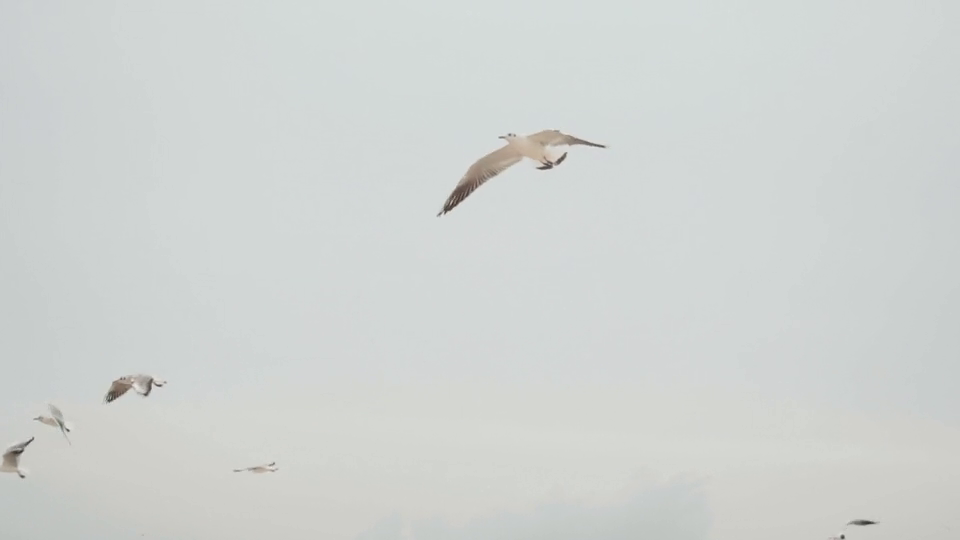
#> input picture frame 41 of videos/bird.mp4, 960 x 540 px
$ python background-subtraction-tracking.py
#> lines starting #> are read from the running program, lines starting #| are printed output that depends on the picture; after the words box and inside, x2 and y2 are one past the last pixel; in counts of white or black regions, pixels touching at a corner belong together
# import libraries
import cv2
import numpy as np

# KNN
KNN_subtractor = cv2.createBackgroundSubtractorKNN(detectShadows = True) # detectShadows=True : exclude shadow areas from the objects you detected

# MOG2
MOG2_subtractor = cv2.createBackgroundSubtractorMOG2(detectShadows = True) # exclude shadow areas from the objects you detected

# choose your subtractor
bg_subtractor=MOG2_subtractor

video_path=r"../videos/bird.mp4"
video = cv2.VideoCapture(video_path)

while True:
    ret, frame = video.read()
#> frame is the input picture: shape (540, 960, 3); mean B, G, R 209.4, 211.5, 207.6

    # Every frame is used both for calculating the foreground mask and for updating the background.
    foreground_mask = bg_subtractor.apply(frame)
#> foreground_mask: shape (540, 960); every value is 127

    # threshold if it is bigger than 240 pixel is equal to 255 if smaller pixel is equal to 0
    # create binary image , it contains only white and black pixels
    ret , treshold = cv2.threshold(foreground_mask.copy(), 120, 255,cv2.THRESH_BINARY)
#> treshold: shape (540, 960); every value is 255

    #  dilation expands or thickens regions of interest in an image.
    dilated = cv2.dilate(treshold,cv2.getStructuringElement(cv2.MORPH_ELLIPSE, (3,3)),iterations = 1)

     # find contours
    contours, hier = cv2.findContours(dilated,cv2.RETR_EXTERNAL, cv2.CHAIN_APPROX_SIMPLE)
#> contours = [[[0, 0], [0, 539], [959, 539], [959, 0]]]

    # check every contour if are exceed certain value draw bounding boxes
    for contour in contours:
        # if area exceed certain value then draw bounding boxes
        if cv2.contourArea(contour) > 150:
            (x,y,w,h) = cv2.boundingRect(contour)
            cv2.rectangle(frame, (x,y), (x+w, y+h), (255, 255, 0), 2)
#> this loop made 1 pass
#> (contour, x, y, w, h) on pass 1: ([[0, 0], [0, 539], [959, 539], [959, 0]], 0, 0, 960, 540)
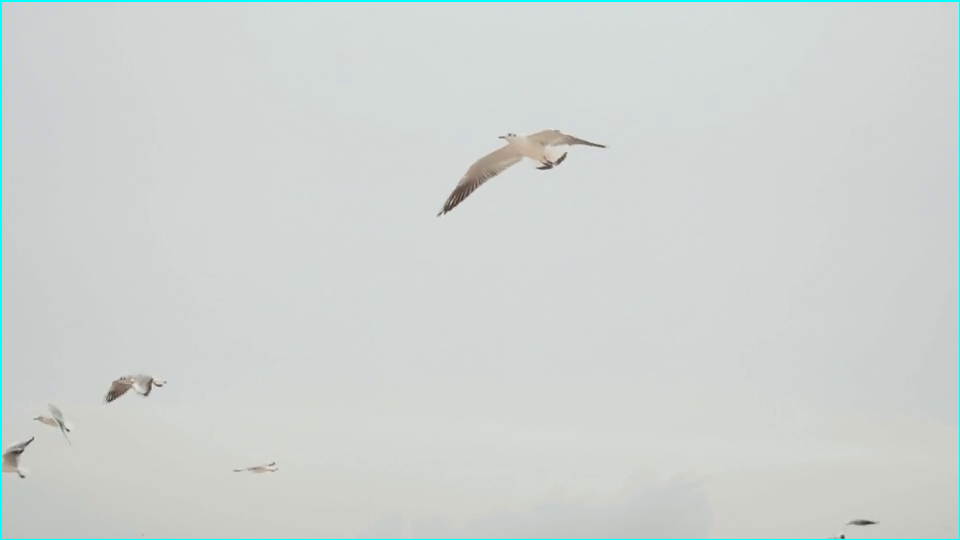
#> frame: shape (540, 960, 3); 0.87% of pixels changed, all inside (x1, y1, x2, y2) = (0, 0, 960, 540)

    cv2.imshow("Subtractor", foreground_mask)
    cv2.imshow("threshold", treshold)
    cv2.imshow("detection", frame)

    if cv2.waitKey(30) & 0xff == 27:
#> (key Esc is pressed here)
        break

video.release()
cv2.destroyAllWindows()

$ run again, starting later in the video
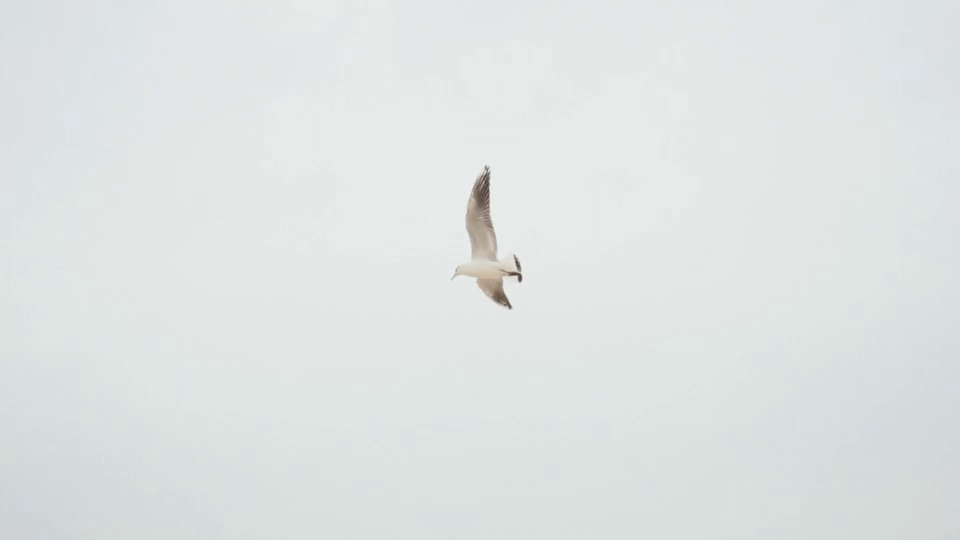
#> input picture frame 184 of videos/bird.mp4, 960 x 540 px
#> frame is the input picture: shape (540, 960, 3); mean B, G, R 227.4, 228, 222.5
#> foreground_mask: shape (540, 960); every value is 127
#> treshold: shape (540, 960); every value is 255
#> contours = [[[0, 0], [0, 539], [959, 539], [959, 0]]]
#> the loop `for contour in contours:` made 1 pass
#> (contour, x, y, w, h) on pass 1: ([[0, 0], [0, 539], [959, 539], [959, 0]], 0, 0, 960, 540)
#> after the loop `for contour in contours:`:
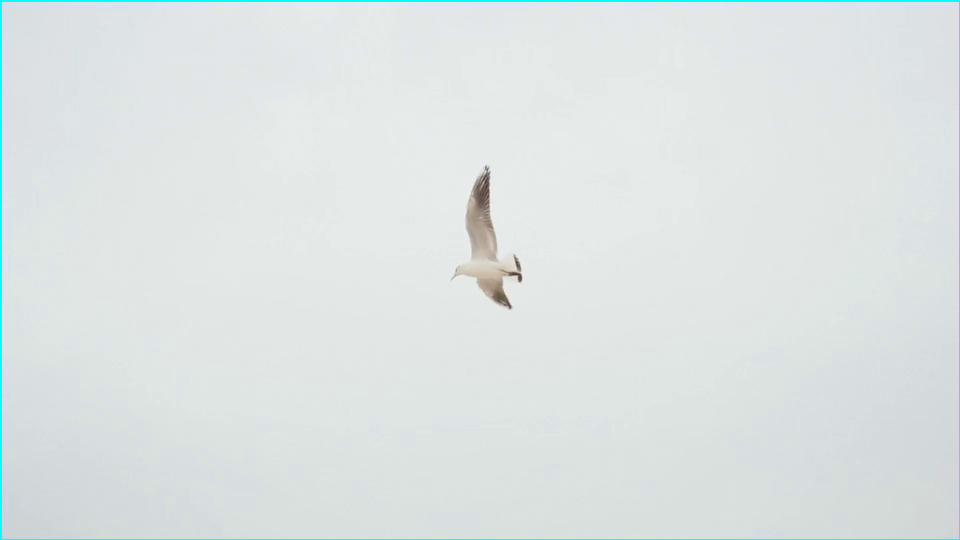
#> frame: shape (540, 960, 3); 0.87% of pixels changed, all inside (x1, y1, x2, y2) = (0, 0, 960, 540)

$ run again, starting later in the video
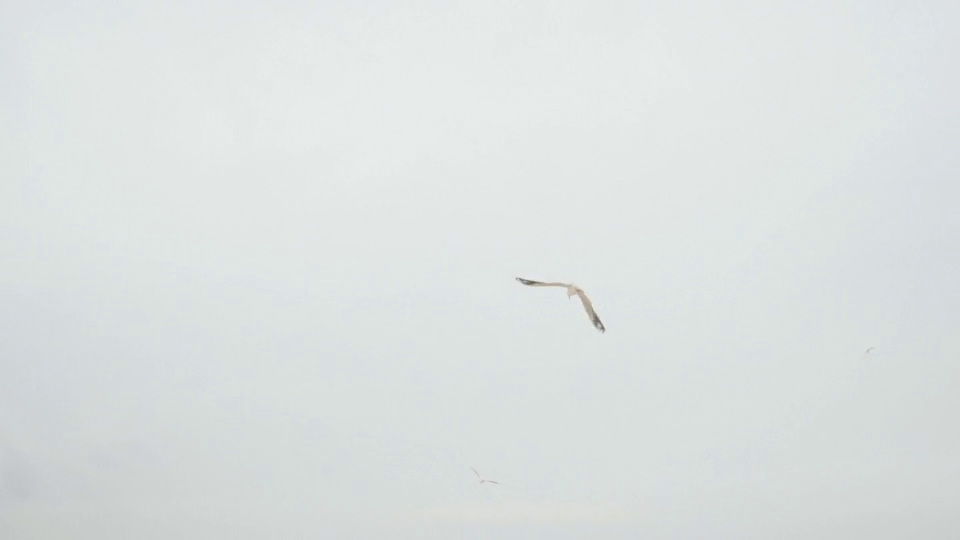
#> input picture frame 328 of videos/bird.mp4, 960 x 540 px
#> frame is the input picture: shape (540, 960, 3); mean B, G, R 224.4, 225.3, 219.6
#> foreground_mask: shape (540, 960); every value is 127
#> treshold: shape (540, 960); every value is 255
#> contours = [[[0, 0], [0, 539], [959, 539], [959, 0]]]
#> the loop `for contour in contours:` made 1 pass
#> (contour, x, y, w, h) on pass 1: ([[0, 0], [0, 539], [959, 539], [959, 0]], 0, 0, 960, 540)
#> after the loop `for contour in contours:`:
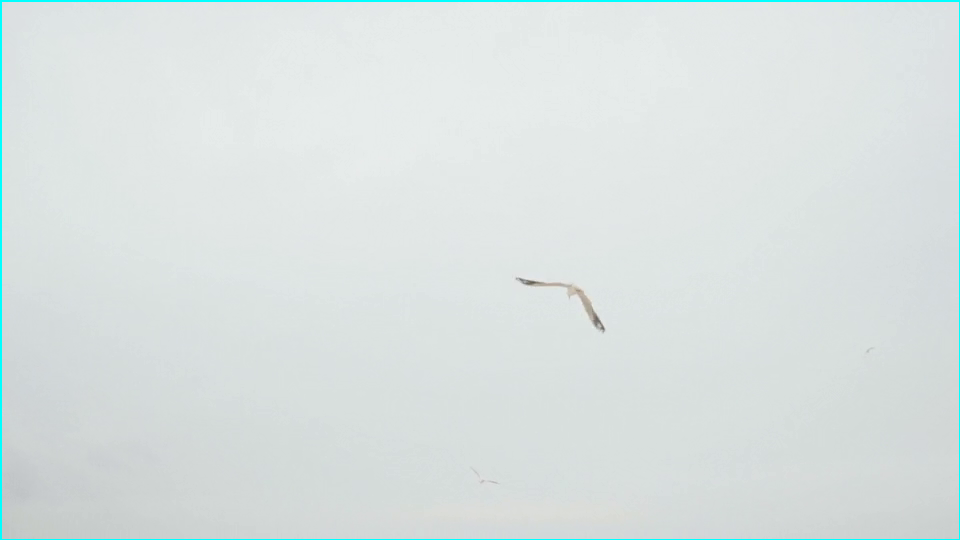
#> frame: shape (540, 960, 3); 0.87% of pixels changed, all inside (x1, y1, x2, y2) = (0, 0, 960, 540)
